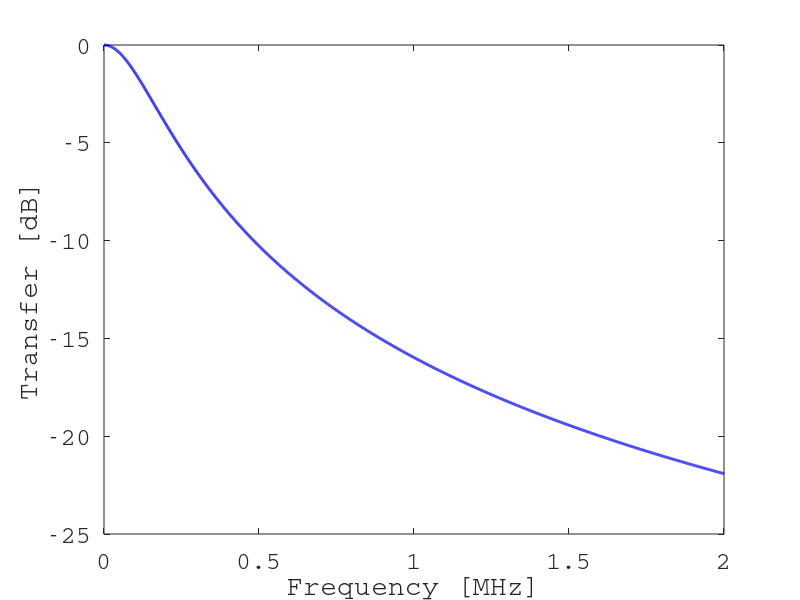

Here is the MATLAB script that generated this plot:
clear;
home;

R = 43.0; %Units: Ohms
C = 230.0e-10; %Units: Farads
L = 0

omega_LC = 4.0/(sqrt(L*C));
tau = R*C;
omega = [0.0:1.0e3:2.0e6]*2.0*pi;
k = sqrt(1-(omega/omega_LC).^2);
d = k.^4+(omega*tau).^2;
x = k.^4;
y = k.^2.*omega*tau;
h = x./d - i*y./d;

plot(omega/2/pi/1e6,20*log10(abs(h)),'linewidth',2.0,'color','blue')
set(gca(),'fontname','Courier','fontsize',18)
xlabel('Frequency [MHz]')
ylabel('Transfer [dB]')
